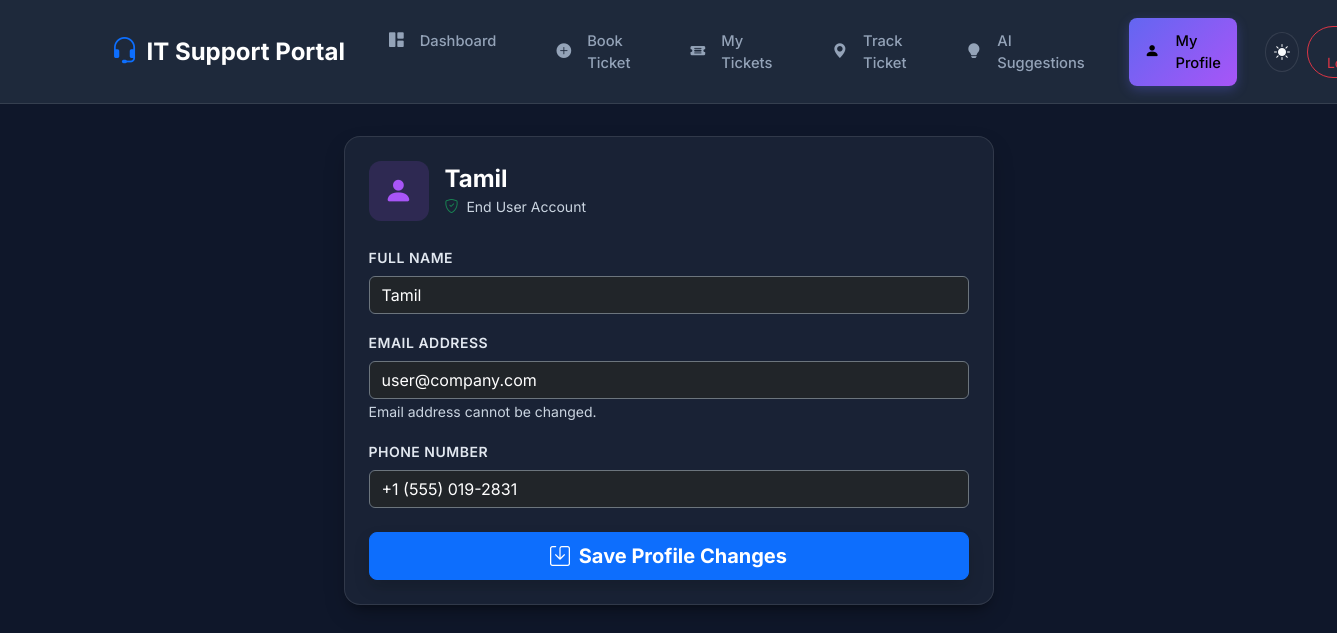
/user/profile (signed in), run on the app's committed database.
### tables this page shows
CREATE TABLE users (
            user_id INTEGER PRIMARY KEY AUTOINCREMENT,
            full_name TEXT NOT NULL,
            email TEXT UNIQUE NOT NULL,
            phone TEXT DEFAULT '',
            password_hash TEXT NOT NULL,
            created_at TEXT
        );

### app.py (the view, shortened to what this page needs)
@app.route('/user/profile', methods=['GET', 'POST'])
@user_required
def user_profile():
    user_email = session.get('user_email')
    conn = get_db_connection()
    cursor = conn.cursor()
    message = None
    cursor.execute("SELECT * FROM users WHERE email = ?", (user_email,))
    user = dict(cursor.fetchone())
    conn.close()
    return render_template('user_profile.html', user=user, message=message)

### app.py (called while the page is built)
def get_active_workflow():
    conn = get_db_connection()
    cursor = conn.cursor()
    cursor.execute("SELECT value FROM system_config WHERE key = 'active_workflow'")
    row = cursor.fetchone()
    conn.close()
    return row['value'] if row else 'ai'

@app.context_processor
def inject_globals():
    return dict(active_workflow=get_active_workflow())

def user_required(f):
    @wraps(f)
    def decorated_function(*args, **kwargs):
        if not session.get('user_logged_in'):
            return redirect(url_for('user_login', next=request.url))
        return f(*args, **kwargs)
    return decorated_function

### database.py (called while the page is built)
def get_db_connection():
    conn = sqlite3.connect(DB_PATH)
    conn.row_factory = sqlite3.Row
    return conn

### templates/user_profile.html (shortened to what this page needs)
{% extends 'user_base.html' %}
{% set active_page = 'profile' %}
{% block content %}
<div class="glass-card p-4 mx-auto" style="max-width: 650px;">
    <div class="d-flex align-items-center gap-3 mb-4">
        <div class="kpi-icon icon-purple" style="width: 60px; height: 60px; font-size: 1.8rem;">
            <i class="bi bi-person-fill"></i>
        </div>
        <div>
            <h4 class="fw-bold text-white mb-0">{{ user.full_name }}</h4>
            <small class="text-muted"><i class="bi bi-shield-check text-success me-1"></i> End User Account</small>
        </div>
    </div>
    <form action="{{ url_for('user_profile') }}" method="POST">
        <div class="mb-3">
            <label class="form-label text-muted small fw-semibold">FULL NAME</label>
            <input type="text" class="form-control bg-dark text-white border-secondary" name="full_name" value="{{ user.full_name }}" required>
        </div>
        <div class="mb-3">
            <label class="form-label text-muted small fw-semibold">EMAIL ADDRESS</label>
            <input type="email" class="form-control bg-dark text-white border-secondary" name="email" value="{{ user.email }}" readonly>
            <small class="text-muted">Email address cannot be changed.</small>
        </div>
        <div class="mb-4">
            <label class="form-label text-muted small fw-semibold">PHONE NUMBER</label>
            <input type="text" class="form-control bg-dark text-white border-secondary" name="phone" value="{{ user.phone }}">
        </div>
        <button type="submit" class="btn btn-primary btn-lg w-100 fw-bold shadow">
            <i class="bi bi-save me-1"></i> Save Profile Changes
        </button>
    </form>
</div>
{% endblock %}

### static/css/style.css (style rules this page uses)
:root { --bg-primary: #0f172a; --bg-secondary: #1e293b; --bg-card: rgba(30, 41, 59, 0.7); --border-color: rgba(255, 255, 255, 0.1); --text-main: #f8fafc; --text-muted: #94a3b8; --accent-blue: #38bdf8; --accent-indigo: #6366f1; --accent-purple: #a855f7; --accent-green: #34d399; --accent-amber: #fbbf24; --accent-rose: #f43f5e; --shadow-main: 0 10px 25px -5px rgba(0, 0, 0, 0.3), 0 8px 10px -6px rgba(0, 0, 0, 0.3); }
body { background-color: var(--bg-primary); color: var(--text-main); font-family: 'Inter', system-ui, -apple-system, BlinkMacSystemFont, 'Segoe UI', Roboto, Oxygen, Ubuntu, Cantarell, sans-serif; min-height: 100vh; transition: background-color 0.3s ease, color 0.3s ease; }
.glass-card { background: var(--bg-card); backdrop-filter: blur(12px); -webkit-backdrop-filter: blur(12px); border: 1px solid var(--border-color); border-radius: 1rem; box-shadow: var(--shadow-main); transition: transform 0.2s ease, box-shadow 0.2s ease; }
.kpi-icon { width: 48px; height: 48px; border-radius: 0.75rem; display: flex; align-items: center; justify-content: center; font-size: 1.4rem; }
.icon-purple { background: rgba(168, 85, 247, 0.15); color: var(--accent-purple); }
[data-theme="dark"] .text-muted { color: #cbd5e1 !important; }
[data-theme="dark"] .form-label { color: #e2e8f0 !important; letter-spacing: 0.5px; }

### data on the page
users: full_name "Tamil", email "user@company.com", phone "+1 (555) 019-2831"
